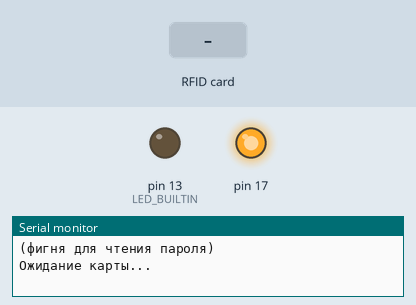
This sketch was run on a simulated Arduino Leonardo, built with avr-gcc and run on an emulated ATmega32U4. On the bench: output pins drawn as LEDs (lit = HIGH), the last lines printed to the serial monitor. The test bench sets the inputs (shaded band). USB keyboard and mouse output is not drawn.

Above: at 1.2 s.
1.3 s: RFID card 5E 7A 19 C4 held to the reader
At 6.8 s:
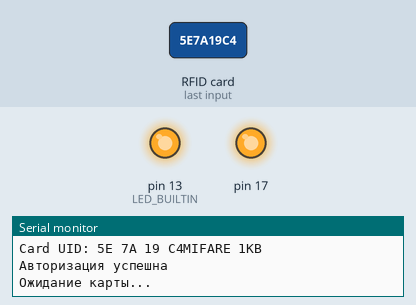
Timing chart, 0 to 8.3 s (numbered marks = the images above; inputs shaded):
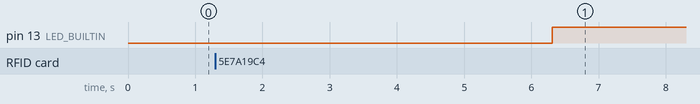

Measured:
- after the input at 1.3 s, pin 13 (LED_BUILTIN): LOW → HIGH after 5.0 s

The sketch:

pass_enter.ino
```cpp
#include <SPI.h>
#include <MFRC522.h>
#include "Keyboard.h"

#define RST_PIN 5
#define SS_PIN  10
MFRC522 mfrc522(SS_PIN, RST_PIN);

void setup() {
  // write_setup();
  read_setup();
}

void loop() {
  // write();
  read();
}
```

read.ino
```cpp
void read_setup() {
  pinMode(LED_BUILTIN, OUTPUT);
  Serial.begin(9600);        // Initialize serial communications with the PC
  SPI.begin();               // Init SPI bus
  mfrc522.PCD_Init();        // Init MFRC522 card
  Keyboard.begin();
  Serial.println(F("(фигня для чтения пароля) "));
}

void read() {
  Serial.println();

  MFRC522::MIFARE_Key key;
  for (byte i = 0; i < 6; i++) key.keyByte[i] = 0xFF;

  byte block;
  byte len;
  MFRC522::StatusCode status;

  byte buffer[128] = {0};
  len = 32;

  Serial.println(F("Ожидание карты... "));
  while (1) {
    if (!mfrc522.PICC_IsNewCardPresent()) { continue; }
    if ( !mfrc522.PICC_ReadCardSerial() ) { continue; }
    break;
  } Serial.println();

  mfrc522.PICC_DumpDetailsToSerial(&(mfrc522.uid));
  Serial.print(F("Card UID:"));    //Dump UID
  for (byte i = 0; i < mfrc522.uid.size; i++) {
    Serial.print(mfrc522.uid.uidByte[i] < 0x10 ? " 0" : " ");
    Serial.print(mfrc522.uid.uidByte[i], HEX);
  }
  Serial.println(mfrc522.PICC_GetTypeName(mfrc522.PICC_GetType(mfrc522.uid.sak)));

  status = mfrc522.PCD_Authenticate(MFRC522::PICC_CMD_MF_AUTH_KEY_A, 1, &key, &(mfrc522.uid));
  if (status != MFRC522::STATUS_OK) {
    Serial.print(F("Произошла ошибка авторизации: "));
    Serial.println(mfrc522.GetStatusCodeName(status));
    return;
  } else Serial.println(F("Авторизация успешна"));

  status = mfrc522.MIFARE_Read(1, buffer, &len);
  if (status != MFRC522::STATUS_OK) {
    Serial.print(F("Ошибка чтения: "));
    Serial.println(mfrc522.GetStatusCodeName(status));
    return;
  } else Serial.print((char *) buffer);
  Keyboard.print((char *) buffer);

  digitalWrite(LED_BUILTIN, 0);
  delay(5000);
  digitalWrite(LED_BUILTIN, 1);

  mfrc522.PICC_HaltA();
  mfrc522.PCD_StopCrypto1();
}
```

write.ino
```cpp
void write_setup() {
  pinMode(LED_BUILTIN, OUTPUT);
  Serial.begin(9600);        // Initialize serial communications with the PC
  SPI.begin();               // Init SPI bus
  mfrc522.PCD_Init();        // Init MFRC522 card
  while (!Serial) {}
  Serial.println(F("(фигня для записи пароля) "));
}

void write() {
  Serial.println();

  MFRC522::MIFARE_Key key;
  for (byte i = 0; i < 6; i++) key.keyByte[i] = 0xFF;

  byte buffer[16] = {};
  Serial.println(F("Введите пароль: "));
  while (1) {
    if (Serial.available() > 0) {
      Serial.readBytesUntil(13, (char *) buffer, 16);
      break;
    }
  }

  Serial.println(F("Ожидание карты... "));
  while (1) {
    if (!mfrc522.PICC_IsNewCardPresent()) { continue; }
    if ( !mfrc522.PICC_ReadCardSerial() ) { continue; }
    break;
  } Serial.println();
  Serial.print(F("Card UID:"));    //Dump UID
  for (byte i = 0; i < mfrc522.uid.size; i++) {
    Serial.print(mfrc522.uid.uidByte[i] < 0x10 ? " 0" : " ");
    Serial.print(mfrc522.uid.uidByte[i], HEX);
  }
  Serial.println(mfrc522.PICC_GetTypeName(mfrc522.PICC_GetType(mfrc522.uid.sak)));

  MFRC522::StatusCode status = mfrc522.PCD_Authenticate(MFRC522::PICC_CMD_MF_AUTH_KEY_A, 1, &key, &(mfrc522.uid));
  if (status != MFRC522::STATUS_OK) {
    Serial.print(F("Произошла ошибка авторизации: "));
    Serial.println(mfrc522.GetStatusCodeName(status));
    return;
  } else Serial.println(F("Авторизация успешна"));

  status = mfrc522.MIFARE_Write(1, buffer, 16);
  if (status != MFRC522::STATUS_OK) {
    Serial.print(F("Произошла ошибка записи: "));
    Serial.println(mfrc522.GetStatusCodeName(status));
    return;
  }
  else Serial.println(F("Запись успешна"));
}
```
